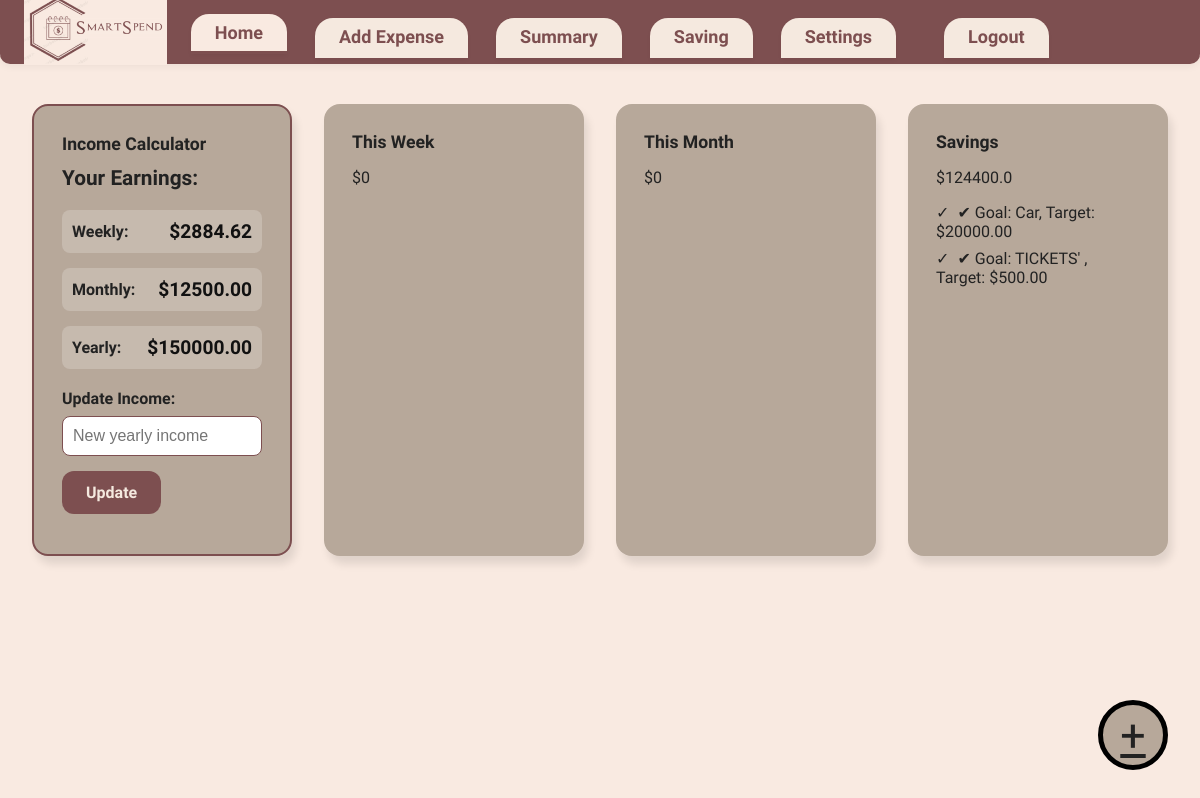
Page /home on the earlier database version.
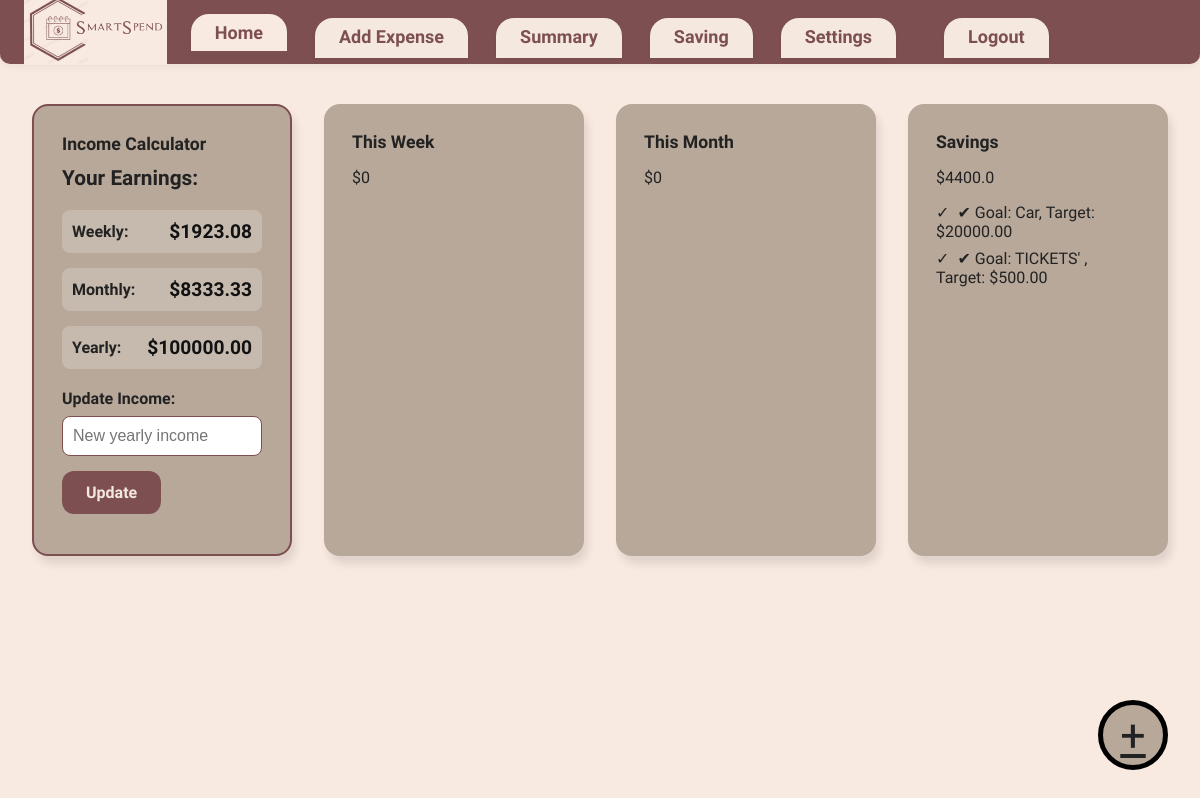
Same page on the later database version.
### tables this page shows
CREATE TABLE Income (
                        id INTEGER PRIMARY KEY AUTOINCREMENT,
                        yearly REAL,
                        monthly REAL,
                        weekly REAL
                    );

CREATE TABLE Goals (
                        id INTEGER PRIMARY KEY AUTOINCREMENT,
                        name TEXT,
                        target_amount REAL,
                        is_active BOOLEAN,
                        created_at TEXT,
                        updated_at TEXT
                    );

### app.py (the view)
@app.route('/home')
def home():
    with db_manager.connect() as conn:
        c = conn.cursor()
        c.execute('SELECT yearly FROM Income ORDER BY id DESC LIMIT 1')
        result = c.fetchone()
        yearly = result[0] if result else None
        monthly = round(yearly / 12, 2) if yearly else None
        weekly = round(yearly / 52, 2) if yearly else None
        c.execute('''
            SELECT 'week' as period, SUM(amount) as total
            FROM Expenses
            WHERE date >= date("now", "-7 day") AND category != "saving"
            UNION ALL
            SELECT 'month' as period, SUM(amount) as total
            FROM Expenses
            WHERE strftime("%Y-%m", date) = strftime("%Y-%m", "now") AND category != "saving"
        ''')
        period_totals = c.fetchall()
        total_week = period_totals[0][1] or 0 if len(period_totals) > 0 else 0
        total_month = period_totals[1][1] or 0 if len(period_totals) > 1 else 0
        c.execute('SELECT SUM(amount) FROM Expenses WHERE category = "saving"')
        total_saved = c.fetchone()[0] or 0
        c.execute('''
            SELECT 'week' as period, category, SUM(amount) as total
            FROM Expenses
            WHERE date >= date("now", "-7 day") AND category != "saving"
            GROUP BY category
            UNION ALL
            SELECT 'month' as period, category, SUM(amount) as total
            FROM Expenses
            WHERE strftime("%Y-%m", date) = strftime("%Y-%m", "now") AND category != "saving"
            GROUP BY category
        ''')
        all_category_summaries = c.fetchall()
        week_category_summary = [(cat, total) for period, cat, total in all_category_summaries if period == 'week']
        month_category_summary = [(cat, total) for period, cat, total in all_category_summaries if period == 'month']
        c.execute('SELECT name, target_amount FROM Goals WHERE is_active = 1 LIMIT 1')
        active_goal = c.fetchone()
        active_goal_name = active_goal[0] if active_goal else None
        active_goal_target = active_goal[1] if active_goal else None
        c.execute('SELECT name, target_amount FROM Goals')
        all_goals = c.fetchall()
    return render_template('home.html', yearly=yearly, monthly=monthly, weekly=weekly,
                           total_week=total_week, total_month=total_month, total_saved=total_saved,
                           week_category_summary=week_category_summary,
                           month_category_summary=month_category_summary,
                           active_goal_name=active_goal_name,
                           active_goal_target=active_goal_target,
                           all_goals=all_goals)

### app.py (called while the page is built)
    @contextmanager
    def connect(self):
        if not hasattr(self._local, 'connection'):
            self._local.connection = sqlite3.connect(self.db_name, check_same_thread=False)
            self._local.connection.row_factory = sqlite3.Row
        try:
            yield self._local.connection
        except Exception:
            self._local.connection.rollback()
            raise
        else:
            self._local.connection.commit()

### templates/home.html (shortened to what this page needs)
<!DOCTYPE html>
<html lang="en">
<head>
  <link rel="stylesheet" href="{{ url_for('static', filename='home.css') }}">
</head>
<body>
    <header class="navbar">
        <img src="{{ url_for('static', filename='logo.png') }}" alt="SmartSpend Logo" class="nav-logo">
    <nav>
        <a href="/home" class="active">Home</a>
        <a href="/add" >Add Expense</a>
        <a href="/summary">Summary</a>
        <a href="/saving">Saving</a>
        <a href="/settings">Settings</a>
        <a href="/logout" style="float: right; margin-left: 20px;">Logout</a>
    </nav>
    </header>
    <main>
    <div class="dashboard">
      <section class="card income-calculator">
        <h2>Income Calculator</h2>
        {% if yearly %}
        <div class="income-display">
          <h3>Your Earnings:</h3>
          <div class="earnings-grid">
            <div class="earning-item">
              <span class="earning-label">Weekly:</span>
              <span class="earning-value">${{ "%.2f"|format(weekly) }}</span>
            </div>
            <div class="earning-item">
              <span class="earning-label">Monthly:</span>
              <span class="earning-value">${{ "%.2f"|format(monthly) }}</span>
            </div>
            <div class="earning-item">
              <span class="earning-label">Yearly:</span>
              <span class="earning-value">${{ "%.2f"|format(yearly) }}</span>
            </div>
          </div>
          <form action="/update-income" method="POST" style="margin-top: 20px;">
            <label for="new-income">Update Income:</label>
            <input type="number" name="income" id="new-income" placeholder="New yearly income" required>
            <button type="submit" class="save-btn">Update</button>
          </form>
        </div>
        {% else %}
        <form action="/set-income" method="POST" class="income-form">
          <label for="yearly-income">Enter Your Yearly Income:</label>
          <input type="number" name="income" id="yearly-income" placeholder="e.g., 50000" step="0.01" required>
          <button type="submit" class="save-btn">Save Income</button>
        </form>
        {% endif %}
      </section>
      <section class="card">
        <h2>This Week</h2>
        <p>${{ total_week }}</p>
      </section>
      <section class="card">
        <h2>This Month</h2>
        <p>${{ total_month }}</p>
      </section>
      <section class="card">
        <h2>Savings</h2>
        <p>${{ total_saved }}</p>
        {% if all_goals %}
        <ul class="category-summary">
            {% for goal in all_goals %}
            <li>✔ Goal: {{ goal[0] }}, Target: ${{ "%.2f"|format(goal[1]) }}</li>
            {% endfor %}
        </ul>
        {% endif %}
      </section>
    <a href="/add" class="floating-btn">+</a>
  </main>
</body>
</html>

### static/home.css (style rules this page uses)
body, html { margin: 0; padding: 0; height: 100%; font-family: 'Work Sans', sans-serif; background-color: #F9EAE1; }
.navbar { background-color: #7D4F50; display: flex; align-items: center; justify-content: flex-start; padding: 0; height: 60px; border-bottom: 4px solid #7D4F50; border-radius: 0 0 10px 10px; box-shadow: 0 2px 8px rgba(0,0,0,0.06); }
.nav-logo { height: 70px; margin-left: 24px; margin-right: 24px; }
.navbar nav { display: flex; gap: 18px; }
.navbar nav a { color: #7D4F50; text-decoration: none; font-size: 18px; font-family: 'Baloo Bhai', cursive; font-weight: 700; background: #f5e9df; border-radius: 18px 18px 0 0; padding: 8px 24px; margin-right: 10px; box-shadow: 0 2px 4px rgba(0,0,0,0.04); border: none; transition: background 0.2s; position: relative; top: 8px; }
.navbar nav a.active, .navbar nav a:focus { background: #F9EAE1; color: #7D4F50; border-bottom: 3px solid #7D4F50; top: 4px; }
.dashboard { display: flex; gap: 32px; margin-bottom: 40px; margin-top: 40px; justify-content: center; padding-left: 40px; padding-right: 40px; max-width: 1200px; margin-left: auto; margin-right: auto; }
.dashboard .card { background-color: #b7a89a; border-radius: 16px; box-shadow: 4px 8px 8px rgba(0,0,0,0.10); padding: 28px 28px 40px 28px; width: 100%; min-width: 260px; max-width: 350px; box-sizing: border-box; color: #222; font-family: 'Work Sans', sans-serif; position: relative; }
.card h2 { margin: 0 0 12px 0; font-size: 1.1em; font-family: 'Baloo Bhai', cursive; font-weight: 700; color: #222; }
.card ul { list-style: none; padding: 0; margin: 0; }
.card ul li { margin-bottom: 8px; font-size: 1em; color: #222; }
.card ul li:before { content: "✓"; color: #222; margin-right: 8px; font-size: 1em; }
.income-calculator { background-color: #b7a89a; border: 2px solid #7D4F50; }
.income-display h3 { margin: 0 0 20px 0; font-family: 'Baloo Bhai', cursive; font-size: 1.3em; color: #222; }
.earnings-grid { display: grid; grid-template-columns: 1fr; gap: 15px; margin-bottom: 20px; }
.earning-item { display: flex; justify-content: space-between; align-items: center; padding: 10px; background-color: rgba(255, 255, 255, 0.2); border-radius: 8px; }
.earning-label { font-weight: 600; color: #222; }
.earning-value { font-family: 'Baloo Bhai', cursive; font-size: 1.2em; font-weight: 700; color: #111; }
.income-form label, .income-display label { display: block; margin-bottom: 8px; font-weight: 600; color: #222; }
.income-form input, .income-display input { width: 100%; padding: 10px; margin-bottom: 15px; border: 1px solid #7D4F50; border-radius: 8px; font-size: 1em; box-sizing: border-box; }
.save-btn { background: #7D4F50; color: #f5e9df; border: none; border-radius: 12px; padding: 12px 24px; font-family: 'Baloo Bhai', cursive; font-weight: 700; cursor: pointer; font-size: 1em; transition: background 0.2s; }
.floating-btn { position: fixed; bottom: 30px; right: 32px; width: 60px; height: 60px; background: #b7a89a; color: #222; border-radius: 50%; border: 5px solid #000000; font-size: 2.8em; display: flex; align-items: center; justify-content: center; cursor: pointer; z-index: 200; }

Differences in the rows shown:
changed Income: yearly "150000.00" → "100000.00"
Other differences:
{{ "%.2f"|format(weekly) }}: "2884.62" → "1923.08"
{{ "%.2f"|format(monthly) }}: "12500.00" → "8333.33"
{{ total_saved }}: "124400.0" → "4400.0"
